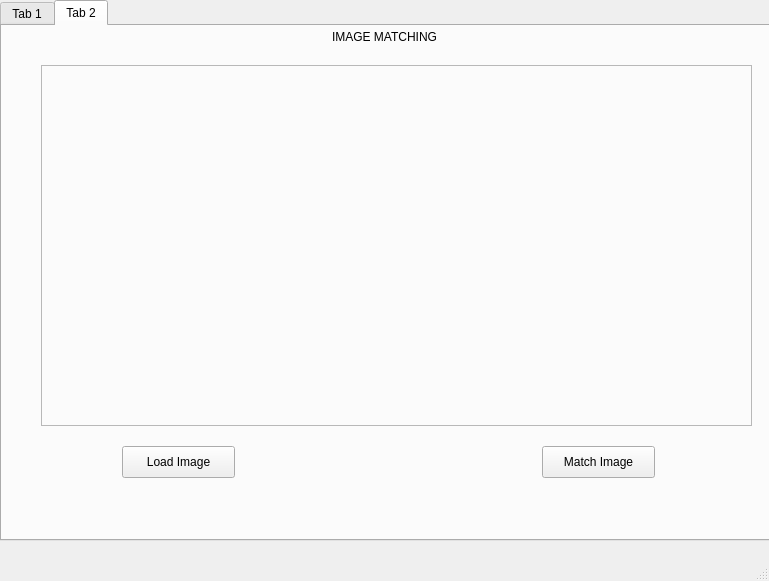
<?xml version="1.0" encoding="UTF-8"?>
<ui version="4.0">
 <class>MainWindow</class>
 <widget class="QMainWindow" name="MainWindow">
  <property name="geometry">
   <rect>
    <x>0</x>
    <y>0</y>
    <width>769</width>
    <height>581</height>
   </rect>
  </property>
  <property name="windowTitle">
   <string>MainWindow</string>
  </property>
  <widget class="QWidget" name="centralwidget">
   <widget class="QTabWidget" name="tabWidget">
    <property name="geometry">
     <rect>
      <x>0</x>
      <y>0</y>
      <width>771</width>
      <height>541</height>
     </rect>
    </property>
    <property name="currentIndex">
     <number>1</number>
    </property>
    <widget class="QWidget" name="tab_1">
     <attribute name="title">
      <string>Tab 1</string>
     </attribute>
     <widget class="QFrame" name="main_frame">
      <property name="geometry">
       <rect>
        <x>29</x>
        <y>79</y>
        <width>711</width>
        <height>251</height>
       </rect>
      </property>
      <property name="frameShape">
       <enum>QFrame::StyledPanel</enum>
      </property>
      <property name="frameShadow">
       <enum>QFrame::Raised</enum>
      </property>
      <widget class="QWidget" name="horizontalLayoutWidget">
       <property name="geometry">
        <rect>
         <x>10</x>
         <y>10</y>
         <width>691</width>
         <height>231</height>
        </rect>
       </property>
       <layout class="QHBoxLayout" name="horizontalLayout">
        <item>
         <widget class="QLabel" name="original_image">
          <property name="text">
           <string/>
          </property>
         </widget>
        </item>
        <item>
         <widget class="QLabel" name="divider_label">
          <property name="maximumSize">
           <size>
            <width>100</width>
            <height>16777215</height>
           </size>
          </property>
          <property name="text">
           <string/>
          </property>
         </widget>
        </item>
        <item>
         <widget class="QLabel" name="new_image">
          <property name="text">
           <string/>
          </property>
         </widget>
        </item>
       </layout>
      </widget>
     </widget>
     <widget class="QPushButton" name="match_image_button">
      <property name="geometry">
       <rect>
        <x>530</x>
        <y>420</y>
        <width>113</width>
        <height>32</height>
       </rect>
      </property>
      <property name="text">
       <string>Match Images</string>
      </property>
     </widget>
     <widget class="QLabel" name="MessageLabel">
      <property name="geometry">
       <rect>
        <x>300</x>
        <y>350</y>
        <width>181</width>
        <height>41</height>
       </rect>
      </property>
      <property name="text">
       <string/>
      </property>
     </widget>
     <widget class="QPushButton" name="load_image_button">
      <property name="geometry">
       <rect>
        <x>110</x>
        <y>420</y>
        <width>113</width>
        <height>32</height>
       </rect>
      </property>
      <property name="text">
       <string>Load Image</string>
      </property>
     </widget>
     <widget class="QLabel" name="HeaderLabel">
      <property name="geometry">
       <rect>
        <x>330</x>
        <y>10</y>
        <width>121</width>
        <height>41</height>
       </rect>
      </property>
      <property name="layoutDirection">
       <enum>Qt::LeftToRight</enum>
      </property>
      <property name="text">
       <string>IMAGE MATCHING</string>
      </property>
     </widget>
    </widget>
    <widget class="QWidget" name="tab_2">
     <attribute name="title">
      <string>Tab 2</string>
     </attribute>
     <widget class="QFrame" name="main_frame_2">
      <property name="geometry">
       <rect>
        <x>39</x>
        <y>39</y>
        <width>711</width>
        <height>361</height>
       </rect>
      </property>
      <property name="frameShape">
       <enum>QFrame::StyledPanel</enum>
      </property>
      <property name="frameShadow">
       <enum>QFrame::Raised</enum>
      </property>
      <widget class="QWidget" name="horizontalLayoutWidget_2">
       <property name="geometry">
        <rect>
         <x>10</x>
         <y>10</y>
         <width>691</width>
         <height>321</height>
        </rect>
       </property>
       <layout class="QHBoxLayout" name="horizontalLayout_2">
        <item>
         <widget class="QLabel" name="loaded_image_label">
          <property name="text">
           <string/>
          </property>
         </widget>
        </item>
        <item>
         <widget class="QLabel" name="matched_image_label">
          <property name="text">
           <string/>
          </property>
         </widget>
        </item>
       </layout>
      </widget>
     </widget>
     <widget class="QPushButton" name="match_image_button_2">
      <property name="geometry">
       <rect>
        <x>540</x>
        <y>420</y>
        <width>113</width>
        <height>32</height>
       </rect>
      </property>
      <property name="text">
       <string>Match Image</string>
      </property>
     </widget>
     <widget class="QLabel" name="MessageLabel_2">
      <property name="geometry">
       <rect>
        <x>300</x>
        <y>440</y>
        <width>181</width>
        <height>41</height>
       </rect>
      </property>
      <property name="text">
       <string/>
      </property>
     </widget>
     <widget class="QPushButton" name="load_image_button_2">
      <property name="geometry">
       <rect>
        <x>120</x>
        <y>420</y>
        <width>113</width>
        <height>32</height>
       </rect>
      </property>
      <property name="text">
       <string>Load Image</string>
      </property>
     </widget>
     <widget class="QLabel" name="HeaderLabel_2">
      <property name="geometry">
       <rect>
        <x>330</x>
        <y>0</y>
        <width>121</width>
        <height>21</height>
       </rect>
      </property>
      <property name="layoutDirection">
       <enum>Qt::LeftToRight</enum>
      </property>
      <property name="text">
       <string>IMAGE MATCHING</string>
      </property>
     </widget>
    </widget>
   </widget>
  </widget>
  <widget class="QMenuBar" name="menubar">
   <property name="geometry">
    <rect>
     <x>0</x>
     <y>0</y>
     <width>769</width>
     <height>24</height>
    </rect>
   </property>
  </widget>
  <widget class="QStatusBar" name="statusbar"/>
 </widget>
 <resources/>
 <connections/>
</ui>
